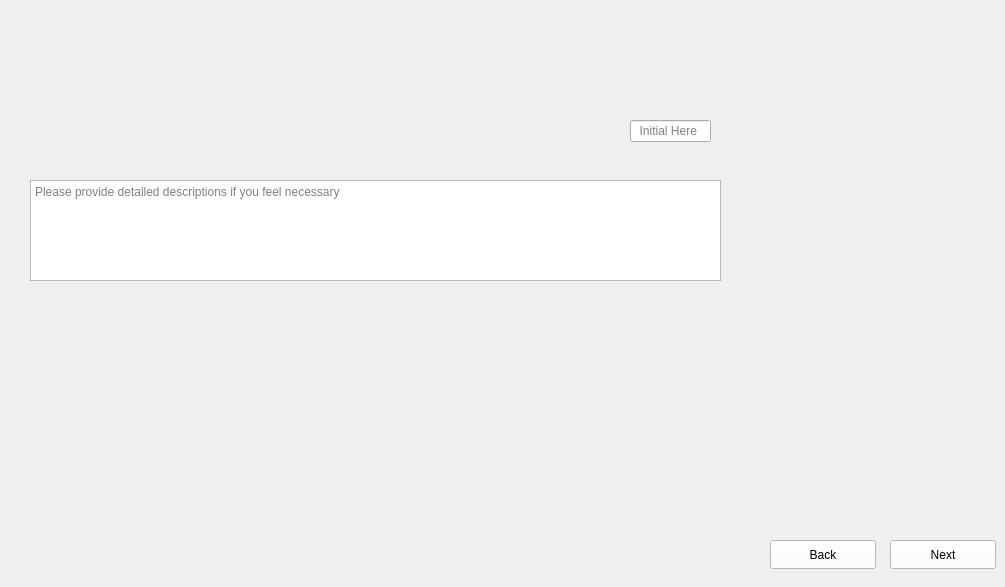
      <widget class="QWidget" name="Fill_Second_Pillars_and_Frame_4">
       <property name="maximumSize">
        <size>
         <width>1024</width>
         <height>600</height>
        </size>
       </property>
       <property name="styleSheet">
        <string notr="true">border-image: url(:/images/images/Fill_Second_Pillars_and_Frame_4.png);</string>
       </property>
       <widget class="QLineEdit" name="Fill_Second_Pillars_and_Frame_4_Data">
        <property name="geometry">
         <rect>
          <x>630</x>
          <y>120</y>
          <width>81</width>
          <height>22</height>
         </rect>
        </property>
        <property name="styleSheet">
         <string notr="true">border-image:None;</string>
        </property>
        <property name="placeholderText">
         <string>  Initial Here</string>
        </property>
       </widget>
       <widget class="QTextEdit" name="Fill_Second_Pillars_and_Frame_4_Comments">
        <property name="geometry">
         <rect>
          <x>30</x>
          <y>180</y>
          <width>691</width>
          <height>101</height>
         </rect>
        </property>
        <property name="styleSheet">
         <string notr="true">border-image:None;</string>
        </property>
        <property name="placeholderText">
         <string>Please provide detailed descriptions if you feel necessary </string>
        </property>
       </widget>
       <widget class="QLineEdit" name="Fill_Second_Pillars_and_Frame_4_Initials">
        <property name="geometry">
         <rect>
          <x>210</x>
          <y>560</y>
          <width>86</width>
          <height>18</height>
         </rect>
        </property>
        <property name="styleSheet">
         <string notr="true">QLineEdit{
background-color: rgb(240, 240, 240);
border: none;
border-image:None;
}</string>
        </property>
       </widget>
       <widget class="QLineEdit" name="Fill_Second_Pillars_and_Frame_4_Dates">
        <property name="geometry">
         <rect>
          <x>120</x>
          <y>560</y>
          <width>86</width>
          <height>18</height>
         </rect>
        </property>
        <property name="styleSheet">
         <string notr="true">QLineEdit{
background-color: rgb(240, 240, 240);
border: none;
border-image:None;
}</string>
        </property>
       </widget>
       <widget class="QPushButton" name="Fill_Second_Pillars_and_Frame_4_Next">
        <property name="geometry">
         <rect>
          <x>890</x>
          <y>540</y>
          <width>106</width>
          <height>29</height>
         </rect>
        </property>
        <property name="styleSheet">
         <string notr="true">QPushButton{
background-color: rgb(255, 255, 255);
height: 35px;
border-image:None;
}
QPushButton::hover{
background-color: rgb(0, 0, 255);
}
QPushButton:pressed{
padding-top:7px;
padding-top:7px;
}</string>
        </property>
        <property name="text">
         <string>Next</string>
        </property>
       </widget>
       <widget class="QPushButton" name="Fill_Second_Pillars_and_Frame_4_Back">
        <property name="geometry">
         <rect>
          <x>770</x>
          <y>540</y>
          <width>106</width>
          <height>29</height>
         </rect>
        </property>
        <property name="styleSheet">
         <string notr="true">QPushButton{
background-color: rgb(255, 255, 255);
height: 35px;
border-image:None;
}
QPushButton::hover{
background-color: rgb(0, 0, 255);
}
QPushButton:pressed{
padding-top:7px;
padding-top:7px;
}</string>
        </property>
        <property name="text">
         <string>Back</string>
        </property>
       </widget>
      </widget>
